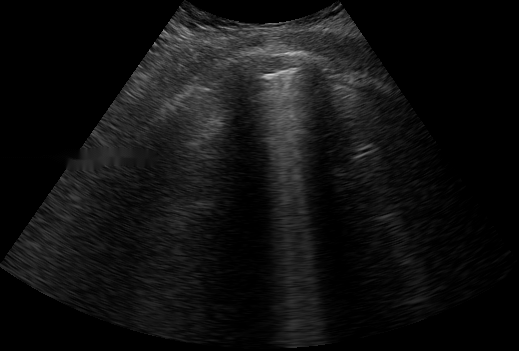
#> input picture reconstruction_module/data/sample_ultrasound/image_12882742373921-13_57_16.png, 519 x 351 px
$ python elastography_estimator.py --image sample_ultrasound/image_12882742373921-13_57_16.png
#> lines starting #> are read from the running program, lines starting #| are printed output that depends on the picture; after the words box and inside, x2 and y2 are one past the last pixel; in counts of white or black regions, pixels touching at a corner belong together
import os
import argparse
import numpy as np
import cv2
import json

def simulate_elastography(image_path, mask_path=None, classification_path=None):
    """
    Simulates a clinical ultrasound shear-wave elastography scan by generating a color-coded
    tissue stiffness map (Blue = Soft/Normal, Green/Yellow = Intermediate, Red = Hard/Stiff).
    The stiffness pattern adapts dynamically based on model classification results.
    """
    img = cv2.imread(image_path)
#> img is the input picture: shape (351, 519, 3); min 0, max 216, mean 16.8
    if img is None:
        raise FileNotFoundError(f"Input image not found: {image_path}")

    h, w, c = img.shape
#> h = 351; w = 519; c = 3

    # 1. Load or compute liver mask
    if mask_path and os.path.exists(mask_path):
        mask = cv2.imread(mask_path, cv2.IMREAD_GRAYSCALE)
        if mask.shape != (h, w):
            mask = cv2.resize(mask, (w, h))
    else:
        mask = np.zeros((h, w), dtype=np.uint8)
        cv2.circle(mask, (w//2, h//2), min(h, w)//3, 255, -1)
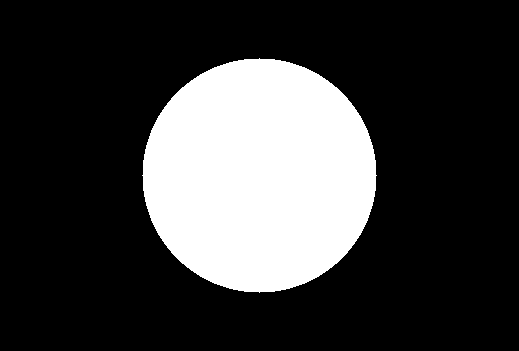
#> mask: shape (351, 519); 23.6% white; 1 white region, box (x1, y1, x2, y2) and area: (142, 58, 377, 293) 42981
        mask = cv2.GaussianBlur(mask, (31, 31), 0)

    # 2. Check classification to adapt stiffness profile
    diag_class = "Normal"
    if classification_path and os.path.exists(classification_path):
        try:
            with open(classification_path, "r") as f:
                diag_class = json.load(f).get("class", "Normal")
        except Exception:
            pass

    # 3. Build stiffness map values (0 to 255)
    # Start with a base noise representing background tissue density
    y_indices, x_indices = np.indices((h, w))
    # Soft background tissue noise
    stiffness_values = np.random.normal(60, 10, (h, w)) # Centered around blue (low values)

    # Generate abnormal stiffness peaks (nodules/tumors) if Benign or Malignant
    if diag_class == "Malignant":
        # Hard stiff nodule in center-right of liver
        cx, cy = int(w * 0.55), int(h * 0.5)
        r = min(h, w) // 5
        dist = np.sqrt((x_indices - cx)**2 + (y_indices - cy)**2)
        # Nodule has high stiffness (red, up to 240)
        nodule_stiffness = np.maximum(0, (r - dist) / r) * 180 + np.random.normal(0, 5, (h, w))
        stiffness_values = np.maximum(stiffness_values, nodule_stiffness + 50)
    elif diag_class == "Benign":
        # Moderately stiff, localized nodule (green/yellow, up to 140)
        cx, cy = int(w * 0.45), int(h * 0.55)
        r = min(h, w) // 6
        dist = np.sqrt((x_indices - cx)**2 + (y_indices - cy)**2)
        nodule_stiffness = np.maximum(0, (r - dist) / r) * 90 + np.random.normal(0, 5, (h, w))
        stiffness_values = np.maximum(stiffness_values, nodule_stiffness + 50)

    # Restrict to mask
    stiffness_values = np.clip(stiffness_values, 0, 255).astype(np.uint8)
    stiffness_values = cv2.bitwise_and(stiffness_values, mask)

    # Smooth the stiffness map to look like organic tissue
    stiffness_values = cv2.GaussianBlur(stiffness_values, (15, 15), 0)

    # 4. Convert stiffness values to a Jet colormap (Blue -> Green -> Yellow -> Red)
    elast_colormap = cv2.applyColorMap(stiffness_values, cv2.COLORMAP_JET)
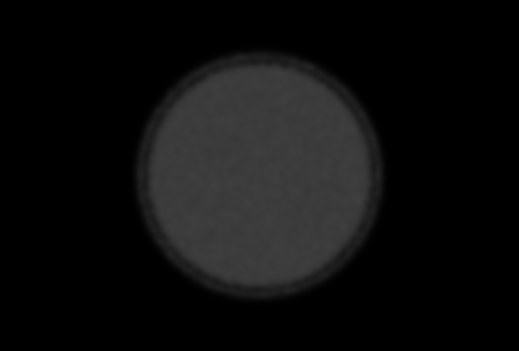
#> stiffness_values: shape (351, 519); min 0, max 64, mean 14.1

    # Mask out non-liver pixels to black
    elast_colormap = cv2.bitwise_and(elast_colormap, cv2.merge([mask, mask, mask]))

    # 5. Blend elastogram with B-mode image for structural context
    # Usually, clinical elastography blends the color map over B-mode with ~40-50% transparency
    mask_f = mask / 255.0
    mask_f = np.expand_dims(mask_f, axis=-1)

    alpha = 0.45
    elast_img = img.copy()

    # Blend color within the mask
    inner_blend = cv2.addWeighted(img, 1.0 - alpha, elast_colormap, alpha, 0)
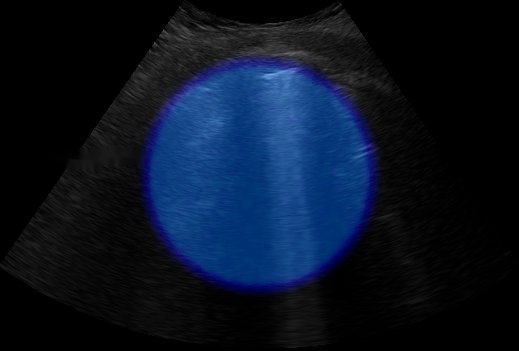
#> inner_blend: shape (351, 519, 3); mean B, G, R 36.1, 19.4, 9.2
    # Apply mask boundary transition
    elast_img = (img * (1.0 - mask_f) + inner_blend * mask_f).astype(np.uint8)
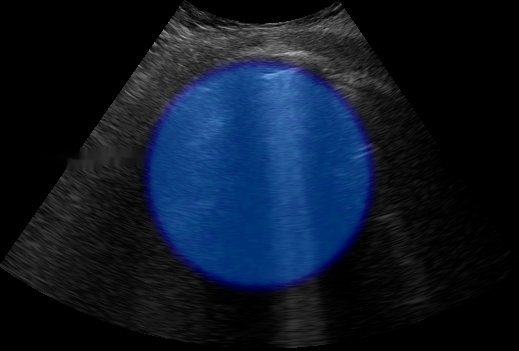
#> elast_img: shape (351, 519, 3); mean B, G, R 39.3, 23.7, 13.6

    # 6. Draw an Elastography kPa Stiffness Scale Bar (Clinical Legend)
    scale_w, scale_h = 12, 100
    scale_x = w - 30
#> scale_x = 489
    scale_y = h - 140
#> scale_y = 211

    # Jet scale bar gradient
    scale_bar = np.zeros((scale_h, scale_w, 3), dtype=np.uint8)
    for y in range(scale_h):
        val = int(255 * (1.0 - y / scale_h))
        scale_bar[y, :] = cv2.applyColorMap(np.array([[val]], dtype=np.uint8), cv2.COLORMAP_JET)[0, 0]

    # Draw border
    cv2.rectangle(elast_img, (scale_x - 1, scale_y - 1), (scale_x + scale_w, scale_y + scale_h), (255, 255, 255), 1)
    # Insert bar
    elast_img[scale_y:scale_y+scale_h, scale_x:scale_x+scale_w] = scale_bar

    # Add labels (kPa markers based on diagnosis)
    font = cv2.FONT_HERSHEY_SIMPLEX
    max_kpa = "50 kPa" if diag_class == "Malignant" else "25 kPa" if diag_class == "Benign" else "12 kPa"
    cv2.putText(elast_img, max_kpa, (scale_x - 45, scale_y + 10), font, 0.32, (255, 255, 255), 1, cv2.LINE_AA)
    cv2.putText(elast_img, "0 kPa", (scale_x - 35, scale_y + scale_h - 2), font, 0.32, (255, 255, 255), 1, cv2.LINE_AA)
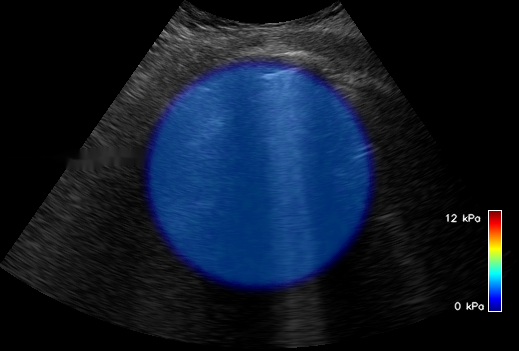
#> elast_img: shape (351, 519, 3); mean B, G, R 40.7, 25.1, 15

    # Calculate quantitative stiffness index in kPa
    mean_val = np.mean(stiffness_values[mask > 0]) if np.sum(mask > 0) > 0 else 0.0
#> mean_val = 47.76
    scale_factor = 50.0 / 255.0 if diag_class == "Malignant" else 25.0 / 255.0 if diag_class == "Benign" else 12.0 / 255.0
    stiffness_index = round(float(mean_val * scale_factor), 2)
#> stiffness_index = 2.25

    return elast_img, stiffness_index

def main():
    parser = argparse.ArgumentParser(description="Aionos Diagnostic - Generate Tissue Stiffness Elastography")
    parser.add_argument("--image", type=str, required=True, help="Path to input B-mode scan")
    parser.add_argument("--mask", type=str, default=None, help="Path to segmentation mask image")
    parser.add_argument("--class_meta", type=str, default=None, help="Path to classification.json metadata")
    parser.add_argument("--output_dir", type=str, default="output", help="Directory to save output files")
    args = parser.parse_args()

    os.makedirs(args.output_dir, exist_ok=True)

    print(f"📊 Running elastography estimation on: {args.image}...")
    try:
        elast_img, stiffness_idx = simulate_elastography(args.image, args.mask, args.class_meta)
#> stiffness_idx = 2.25

        # Save output
        elast_output = os.path.join(args.output_dir, "elastography.png")
        cv2.imwrite(elast_output, elast_img)

        # Save stiffness metadata
        stiffness_meta = os.path.join(args.output_dir, "elastography.json")
        with open(stiffness_meta, "w") as f:
            json.dump({"stiffness_index": stiffness_idx}, f)

        print(f"✅ Elastogram saved: {elast_output}")
        print(f"✅ Stiffness Index: {stiffness_idx} kPa")
#| ✅ Stiffness Index: 2.25 kPa
    except Exception as e:
        print(f"❌ Elastography simulation failed: {e}")

if __name__ == "__main__":
    main()

$ run again, on reconstruction_module/data/sample_ultrasound/image_14116314366917-9_40_5.png
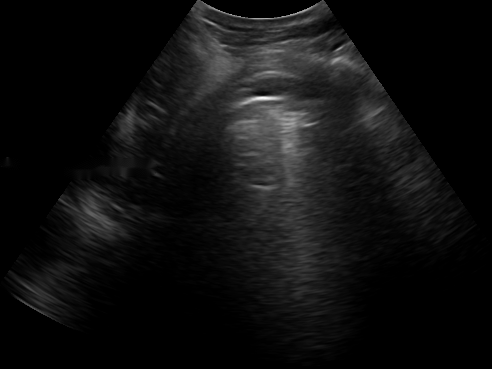
#> input picture reconstruction_module/data/sample_ultrasound/image_14116314366917-9_40_5.png, 492 x 369 px
#> in simulate_elastography, img is the input picture: shape (369, 492, 3); min 0, max 253, mean 15.8
#> in simulate_elastography, `cv2.circle(mask, (w//2, h//2), min(h, w)//3, 255, -1)`:
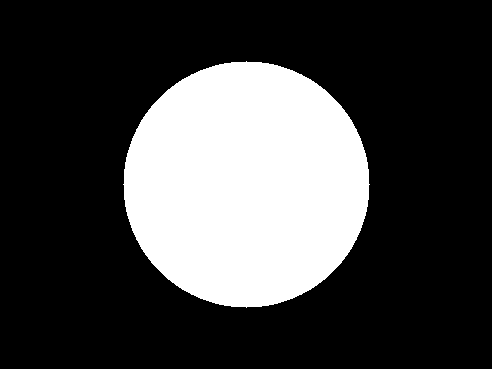
#> mask: shape (369, 492); 26.2% white; 1 white region, box (x1, y1, x2, y2) and area: (123, 61, 370, 308) 47485
#> in simulate_elastography, `cv2.putText(elast_img, "0 kPa", (scale_x - 35, scale_y + scale_h - 2),..`:
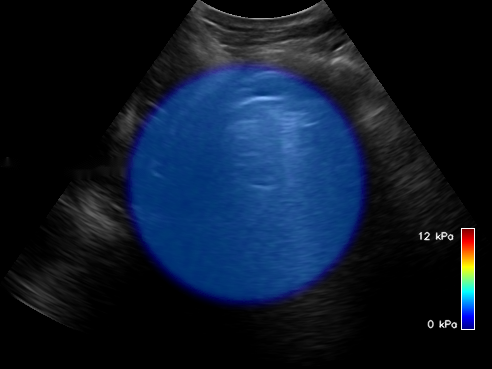
#> elast_img: shape (369, 492, 3); mean B, G, R 41.8, 24.6, 13.3
#> stiffness_idx = 2.27
#| ✅ Stiffness Index: 2.27 kPa

$ run again, on reconstruction_module/data/sample_ultrasound/image_14323431594314-9_42_17.png
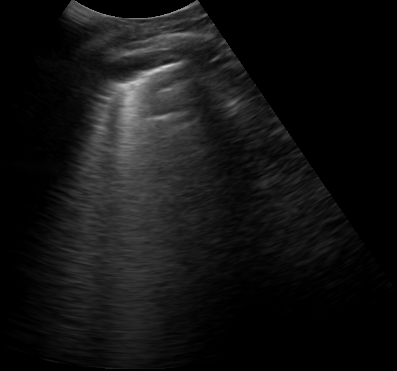
#> input picture reconstruction_module/data/sample_ultrasound/image_14323431594314-9_42_17.png, 397 x 371 px
#> in simulate_elastography, img is the input picture: shape (371, 397, 3); min 0, max 218, mean 19
#> in simulate_elastography, `cv2.circle(mask, (w//2, h//2), min(h, w)//3, 255, -1)`:
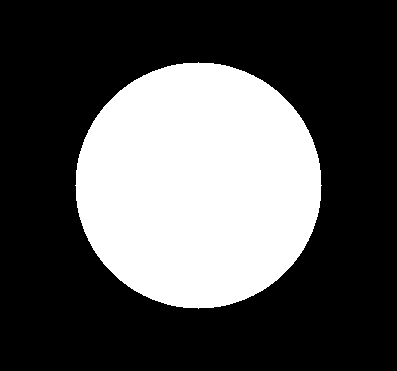
#> mask: shape (371, 397); 32.2% white; 1 white region, box (x1, y1, x2, y2) and area: (75, 62, 322, 309) 47485
#> in simulate_elastography, `cv2.putText(elast_img, "0 kPa", (scale_x - 35, scale_y + scale_h - 2),..`:
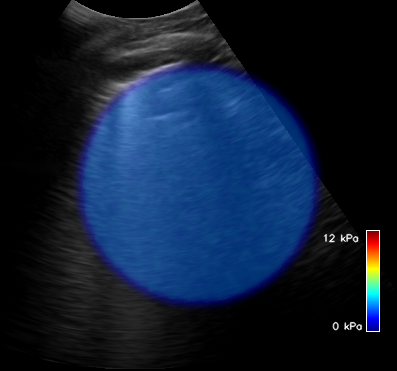
#> elast_img: shape (371, 397, 3); mean B, G, R 50.3, 29.1, 15.1
#> stiffness_idx = 2.27
#| ✅ Stiffness Index: 2.27 kPa

$ run again, on reconstruction_module/data/sample_ultrasound/image_14400386407857-9_43_20.png
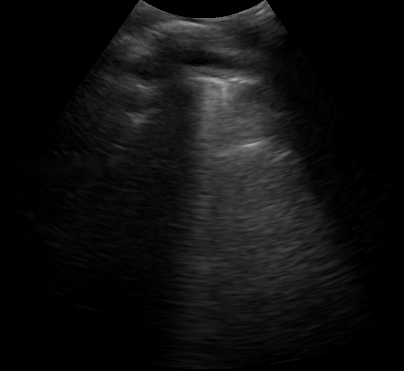
#> input picture reconstruction_module/data/sample_ultrasound/image_14400386407857-9_43_20.png, 404 x 371 px
#> in simulate_elastography, img is the input picture: shape (371, 404, 3); min 0, max 173, mean 15.7
#> in simulate_elastography, `cv2.circle(mask, (w//2, h//2), min(h, w)//3, 255, -1)`:
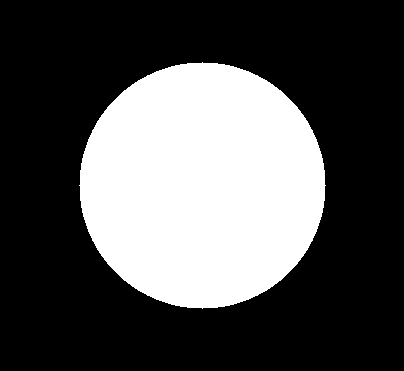
#> mask: shape (371, 404); 31.7% white; 1 white region, box (x1, y1, x2, y2) and area: (79, 62, 326, 309) 47485
#> in simulate_elastography, `cv2.putText(elast_img, "0 kPa", (scale_x - 35, scale_y + scale_h - 2),..`:
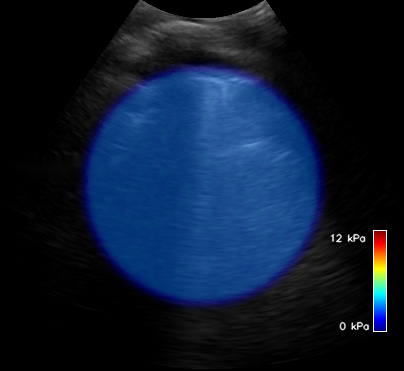
#> elast_img: shape (371, 404, 3); mean B, G, R 47.1, 26.2, 12.5
#> stiffness_idx = 2.27
#| ✅ Stiffness Index: 2.27 kPa
